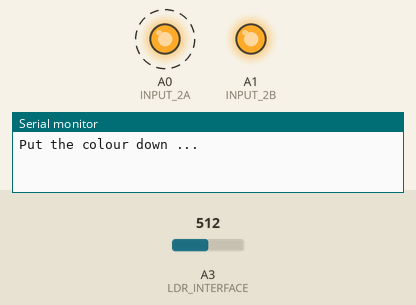
Simulated run of this sketch. Board: Arduino Uno, built with avr-gcc and run on an emulated ATmega328P. Parts: output pins drawn as LEDs (lit = HIGH), the last lines printed to the serial monitor. Dashed ring = blinking. Inputs (shaded band) come from the test bench; at power-on: A3 (LDR_INTERFACE) = 512.

Above: at 0.12 s.
At 2.68 s:
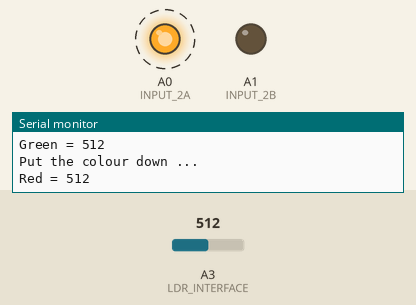
Timing chart, 0 to 3.0 s (numbered marks = the images above):
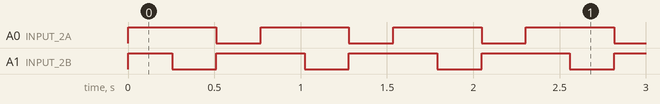

The sketch:

calibration.ino
```cpp
#include "MeMCore.h"

#define INPUT_2A A0
#define INPUT_2B A1
#define IR_DETECTOR_INTERFACE A2
#define LDR_INTERFACE A3

#define LINE_SENSOR_INTERFACE 10
#define ULTRASONIC_INTERFACE 12

#define TURNING_TIME_MS 360 // The time duration (ms) for turning

#define TIMEOUT 2000       // Max microseconds to wait; choose according to max distance of wall
#define SPEED_OF_SOUND 340 // Update according to your own experiment

#define LDRWait 10  // in milliseconds
#define RGBWait 200 // in milliseconds

void setup()
{
    // begin serial communication
    Serial.begin(9600);
    pinMode(INPUT_2A, OUTPUT);
    pinMode(INPUT_2B, OUTPUT);

    pinMode(IR_DETECTOR_INTERFACE, INPUT);
    pinMode(LDR_INTERFACE, INPUT);
    pinMode(LINE_SENSOR_INTERFACE, INPUT);
}

void loop()
{
    getColour();
}

/* return:
 * 1: blue
 * 2: orange
 * 3: red
 * 4: green
 * 5: purple
 * 6: white
 */

void getColour()
{
    Serial.println("Put the colour down ...");

    int redValue = turnOnRed();
    delay(5);

    int blueValue = turnOnBlue();
    delay(5);

    int greenValue = turnOnGreen();
    delay(5);
}

int getAvgReading(int times)
{
    // find the average reading for the requested number of times of scanning LDR
    int reading;
    int total = 0;
    // take the reading as many times as requested and add them up
    for (int i = 0; i < times; i++)
    {
        reading = analogRead(LDR_INTERFACE);
        total = reading + total;
        delay(LDRWait);
    }
    // calculate the average and return it
    return total / times;
}

int turnOnRed()
{
    digitalWrite(INPUT_2A, HIGH);
    digitalWrite(INPUT_2B, HIGH);

    delay(RGBWait);
    int red = getAvgReading(5); // scan 5 times and return the average,
    Serial.print("Red = ");
    Serial.println(red);
    return red;
}

int turnOnBlue()
{
    digitalWrite(INPUT_2A, HIGH);
    digitalWrite(INPUT_2B, LOW);

    delay(RGBWait);
    int blue = getAvgReading(5); // scan 5 times and return the average,
    Serial.print("Blue = ");
    Serial.println(blue);
    return blue;
}

int turnOnGreen()
{
    digitalWrite(INPUT_2A, LOW);
    digitalWrite(INPUT_2B, HIGH);

    delay(RGBWait);
    int green = getAvgReading(5); // scan 5 times and return the average,
    Serial.print("Green = ");
    Serial.println(green);
    return green;
}
```

Measured:
- by itself, A0 (INPUT_2A): alternates HIGH for 0.51 s and LOW for 0.26 s
- by itself, A1 (INPUT_2B): repeats every 0.77 s: LOW 0.26 s, HIGH 0.51 s
- by itself, everything shown: repeats every 0.77 s, in 3 steps
